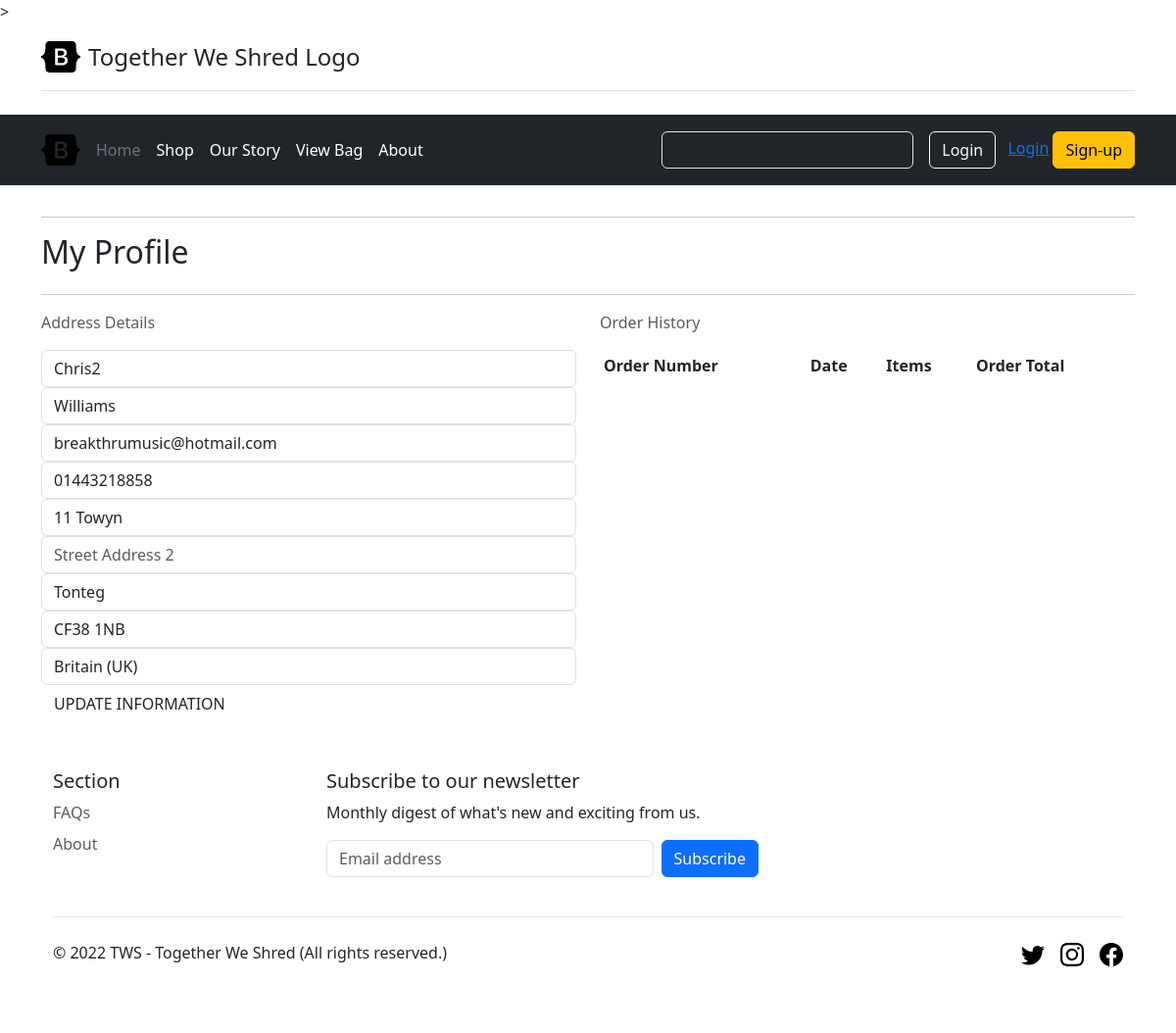
/customerprofile/ (signed in), run on an earlier commit of the app's database.
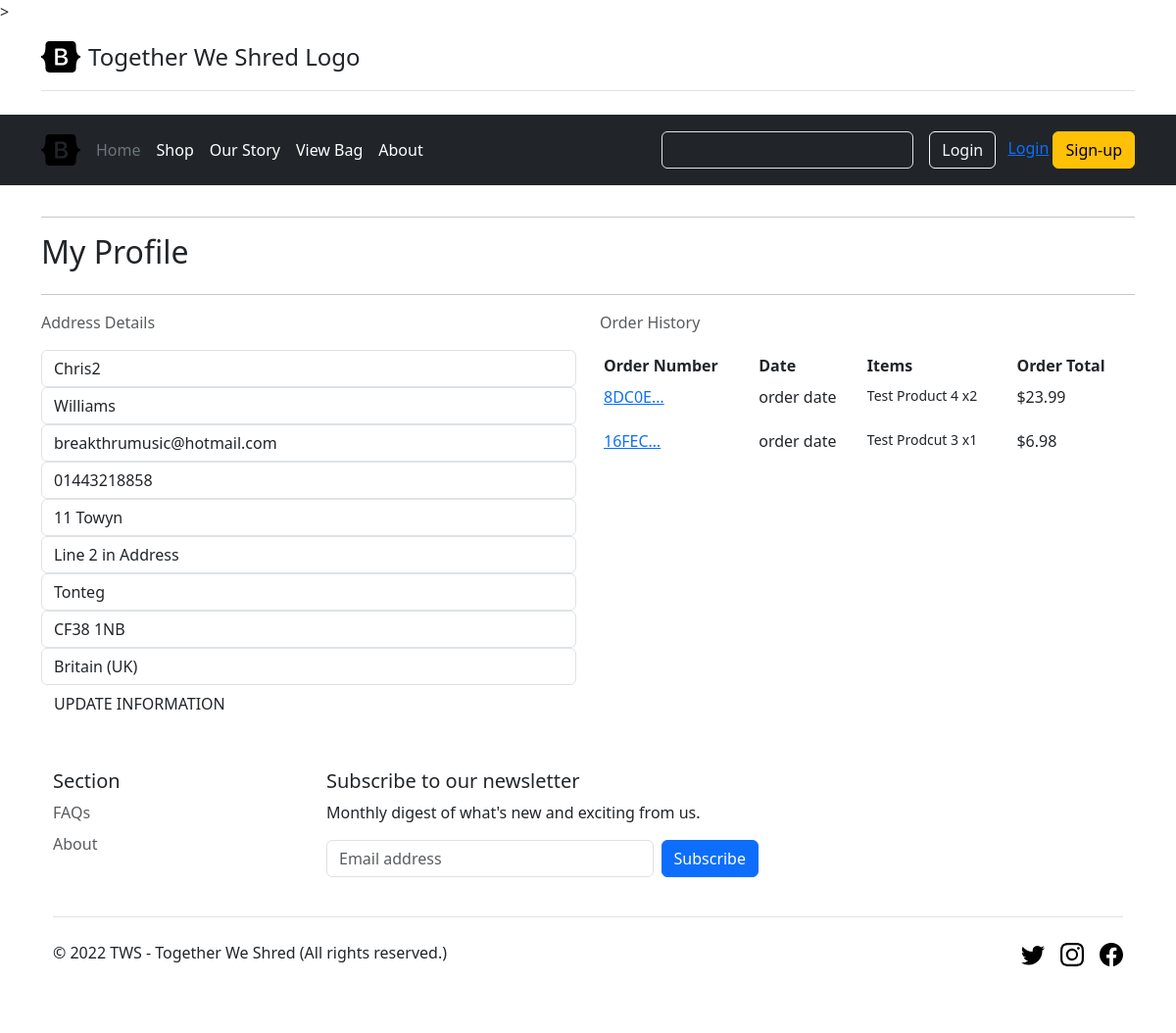
And on a later commit of the database.
### customerprofile/models.py (models this page shows)
class Customer(models.Model):
    user = models.OneToOneField(User, null=True, blank=True, on_delete=models.CASCADE)
    name = models.CharField(max_length=200, null=True)              #USED FOR FIRST NAME CAN I CONCATENATE ?
    surname = models.CharField(max_length=200, null=True)
    email = models.EmailField()
    phone_number = models.CharField(max_length=20, null=True, blank=False)                 #set Null=True on alot of fields whilst one migration -----
    street_address1 = models.CharField(max_length=80, null=True , blank=False)
    street_address2 = models.CharField(max_length=80, null=True, blank=True)
    town_or_city = models.CharField(max_length=40, null=True, blank=False)
    postcode = models.CharField(max_length=20, null=True, blank=True)
    country = CountryField(blank_label='Country *', null=True , blank=False)            #  set Null = True to workaround re visit country dropdown issue
    def __str__(self):
        return self.user.username

### checkout/models.py (models this page shows, shortened)
class Order(models.Model):
    order_number = models.CharField(max_length=200, null=True, editable=False)             ## 18/3/23 Need ot Add Discount code and Store the Ammount of Discount
    user_profile = models.ForeignKey(Customer, on_delete=models.SET_NULL, null=True, blank=True, related_name='orders')
    first_name = models.CharField(max_length=200, null=True)
    surname = models.CharField(max_length=200, null=True)
    email = models.EmailField()
    phone_number = models.CharField(max_length=20, null=True, blank=False)                 #set Null=True on alot of fields whilst one migration -----
    street_address1 = models.CharField(max_length=80, null=True , blank=False)
    street_address2 = models.CharField(max_length=80, null=True, blank=True)
    town_or_city = models.CharField(max_length=40, null=True, blank=False)
    county = models.CharField(max_length=80, null=True, blank=True)
    postcode = models.CharField(max_length=20, null=True, blank=True)
    country = CountryField(blank_label='Country *', null=True , blank=False)
    created = models.DateTimeField(auto_now_add=True)
    updated = models.DateTimeField(auto_now=True)
    paid = models.BooleanField(default=False)
    stripe_id = models.CharField(max_length=250, blank=True)
    delivery_cost = models.DecimalField(max_digits=6, decimal_places=2, null=False, default=0)
    order_total = models.DecimalField(max_digits=10, decimal_places=2, null=False, default=0)
    grand_total = models.DecimalField(max_digits=10, decimal_places=2, null=False, default=0)
    class Meta:
        ordering = ['-created']
        indexes = [
            models.Index(fields=['-created']),
        ]

class OrderItem(models.Model):
    order = models.ForeignKey(Order, related_name='lineitems',on_delete=models.CASCADE)
    product = models.ForeignKey(Product, related_name='order_items',on_delete=models.CASCADE)
    quantity = models.PositiveIntegerField(default=1)
    lineitem_total = models.DecimalField(max_digits=6, decimal_places=2, null=False, blank=False, editable=False)

### shop/models.py (models this page shows, shortened)
class Product(models.Model):
    category = models.ForeignKey('Category', null=True, blank=True, on_delete=models.SET_NULL)      # foreign key to the category model
    product_code = models.CharField(max_length=254, null=True, blank=True)
    name = models.CharField(max_length=254)
    description = models.TextField()
    price = models.DecimalField(max_digits=6, decimal_places=2)
    customer_rating = models.DecimalField(max_digits=6, decimal_places=2, null=True, blank=True)
    item_in_stock = models.BooleanField(default=True)                                                          # or could change this to number of items in stock ?
    image_url = models.URLField(max_length=1024, null=True, blank=True)
    image = models.ImageField(null=True, blank=True)

### customerprofile/views.py (the view)
# urls.py: path('', views.profile, name='profile'),
@login_required
def profile(request):
    profile = get_object_or_404(Customer, user=request.user)
    print("logged in as:", profile)                     #troubleshooting
    if request.method == 'POST':
        form = CustomerProfileForm(request.POST, instance=profile)
        if form.is_valid():
            form.save()
            messages.success(request, 'Profile updated successfully')
        else:
            messages.error(request, 'Update failed. Please ensure the form is valid.')
    else:
        form = CustomerProfileForm(instance=profile)
    orders = profile.orders.all()
    template = 'customerprofile/customerprofile.html'
    context = {
        'form': form,
        'orders': orders,
        'on_profile_page': True
    }
    return render(request, template, context)

### customerprofile/templates/customerprofile/customerprofile.html (shortened to what this page needs)
{% extends "base.html" %}
{% load static %}
{% block content %}
    <div class="container">
        <div class="row">
            <div class="col">
                <hr>
                <h2 class="logo-font mb-4">My Profile</h2>
                <hr>
            </div>
        </div>
        <div class="row">
            <div class="col-12 col-lg-6">
                <p class="text-muted">Address Details</p>
                <form class="mt-3" action="{% url 'profile' %}" method="POST" id="profile-update-form">
                    {{ form|crispy }}
                    <button class="btn btn-black rounded-0 text-uppercase float-right">Update Information</button>
                </form>
            </div>
            <div class="col-12 col-lg-6">
                <p class="text-muted">Order History</p>
                <div class="order-history table-responsive">
                    <table class="table table-sm table-borderless">
                        <thead>
                            <tr>
                                <th>Order Number</th>
                                <th>Date</th>
                                <th>Items</th>
                                <th>Order Total</th>
                            </tr>
                        </thead>
                        <tbody>
                            {% for order in orders %}
                                <tr>
                                    <td>
                                        <a href="{% url 'order_history' order.order_number %}"
                                        title="{{ order.order_number }}">
                                            {{ order.order_number|truncatechars:6 }}
                                        </a>
                                    </td>
                                    <td>order date {{ order.date }}</td>
                                    <td>
                                        <ul class="list-unstyled">
                                            {% for item in order.lineitems.all %}
                                                <li class="small">
                                                    {{ item.product.name }} x{{ item.quantity }}
                                                </li>
                                            {% endfor %}
                                        </ul>
                                    </td>
                                    <td>${{ order.grand_total }}</td>
                                </tr>
                            {% endfor %}
                        </tbody>
                    </table>
                </div>
            </div>
        </div>
{% endblock %}

What changed in the data, as far as the page shows it:
changed Customer "Chris2": street_address2 (not shown) → "Line 2 in Address"
added Order: order_number "8DC0E…", grand_total "23.99"
added OrderItem: product.name "Test Product 4", quantity "2", shown under "8DC0E…"
now on this page (row edited): Order: order_number "16FEC…", grand_total "6.98"
now on this page (row unchanged): OrderItem: product.name "Test Prodcut 3", quantity "1", shown under "16FEC…"
